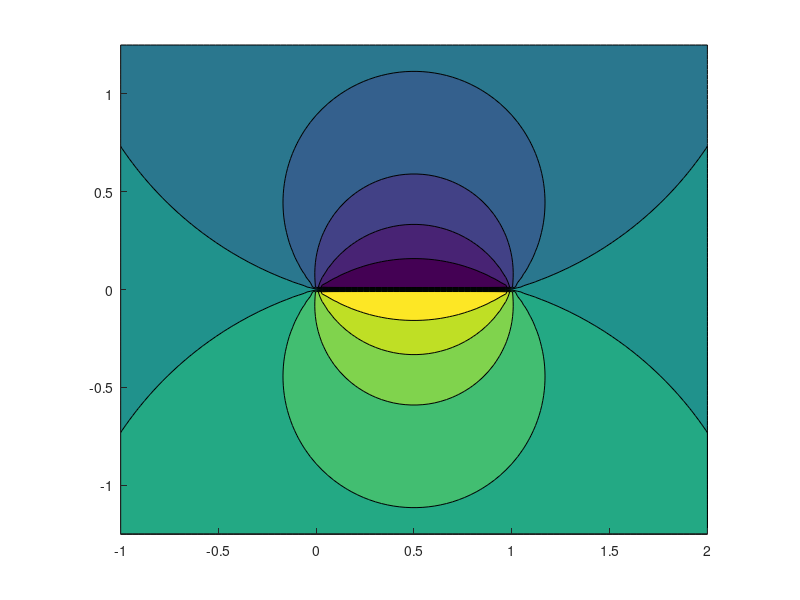

The MATLAB script that drew this image: (Note: this script raises an error after producing the figure.)
clear
close all
clc

%%

N = 100;

[xs, ys] = meshgrid(linspace(-1, 2, N), linspace(-1.25, 1.25, N));
xs = reshape(xs, N^2, 1);
ys = reshape(ys, N^2, 1);

kappa = 0;

f = @(t) kappa*t/2 .* (1-t);
fprime = @(t) kappa*(1/2 - t);
sigma = @(t) 1;
mu = @(t) 1;

PhiS = zeros(1, N^2);
PhiD = zeros(1, N^2);
for i = 1:N^2
    phiS = @(x, y) 1/(2*pi) * log(sqrt(x.^2 + y.^2));
    phiDx = @(x, y) 1/(2*pi) * -x./(x.^2 + y.^2);
    phiDy = @(x, y) 1/(2*pi) * -y./(x.^2 + y.^2);

    PhiS(i) = integral(@(t) sigma(t).*sqrt(1+fprime(t).^2) .* phiS(xs(i)-t, ys(i)-f(t)), 0, 1);
    PhiD(i) = integral(@(t) mu(t).*sqrt(1+fprime(t).^2) .* (cos(atan(fprime(t))).*phiDy(xs(i)-t, ys(i)-f(t)) - sin(atan(fprime(t))).*phiDx(xs(i)-t, ys(i)-f(t))), 0, 1);
end

PhiS = reshape(PhiS, N, N);
PhiD = reshape(PhiD, N, N);
xs = reshape(xs, N, N);
ys = reshape(ys, N, N);

figure
hold on
axis equal
view([0, 0, 1])
zlim([-1, 1])
contourf(xs, ys, PhiD)
fplot(f, [0, 1], 'color', 'black', 'linewidth', 2)